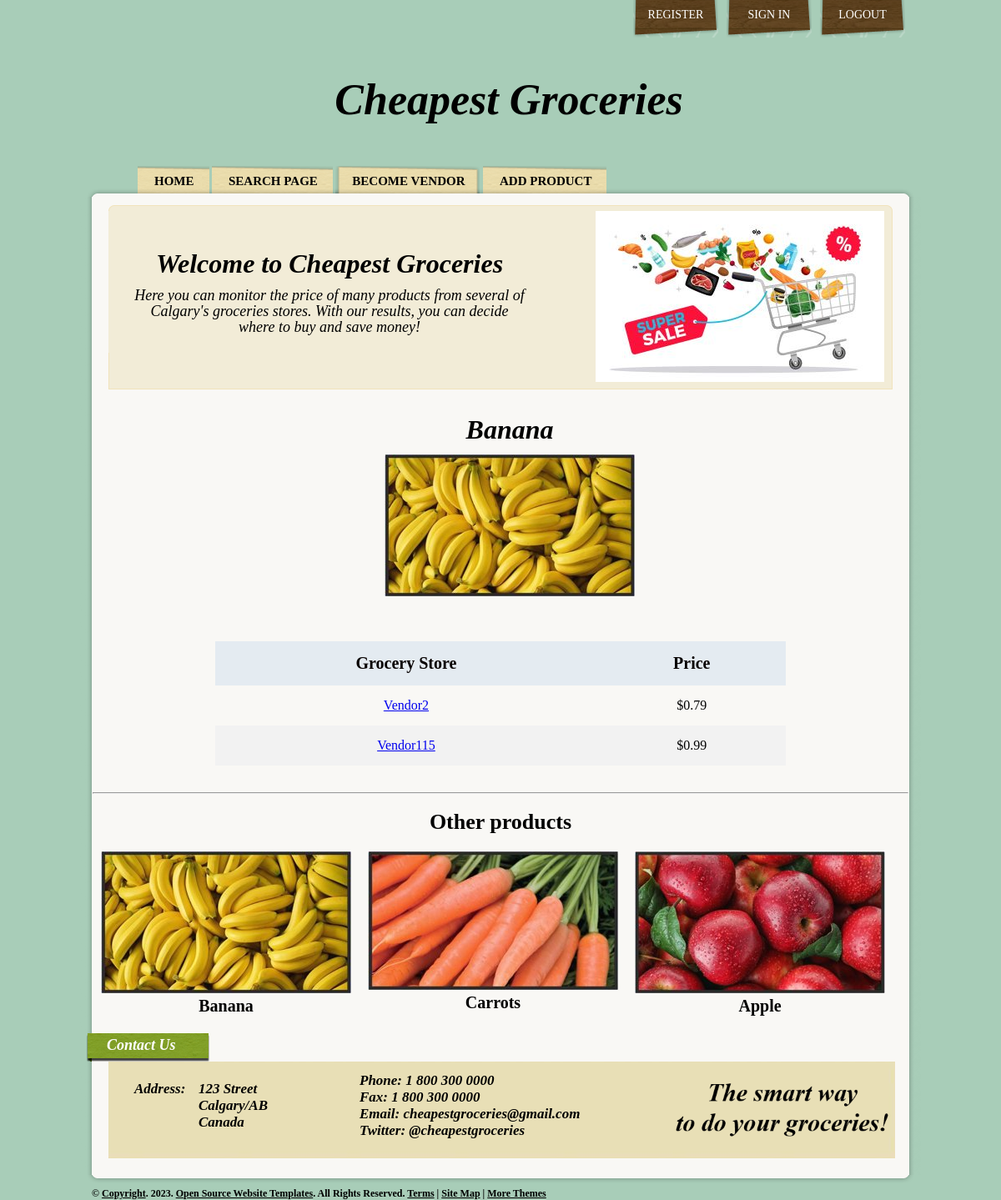
Screenshot of /Fruits_Vegetables/banana_Vendor115/ with the database file from the repository.
### products/models.py (models this page shows, shortened)
class Product(models.Model):
    category    = models.ForeignKey(Category, related_name = 'products', on_delete = models.CASCADE)
    vendor      = models.ForeignKey(Vendor, related_name = 'products', on_delete = models.CASCADE)
    title       = models.CharField(max_length = 200)
    slug        = models.SlugField(max_length = 200, unique = True) #used in the urls
    price       = models.DecimalField(max_digits = 6, decimal_places = 2, blank=True, default = 0.0)
    date_added  = models.DateTimeField(auto_now_add = True)
    image       = models.ImageField(upload_to = 'uploads/', blank = True, null = True)
    thumbnail   = models.ImageField(upload_to = 'uploads/', blank = True, null = True)
    class Meta:
        ordering = ['-date_added'] #data in descent order
    def get_thumbnail(self):
        if self.thumbnail:
            return self.thumbnail.url

### vendor/models.py (models this page shows, shortened)
class Vendor(models.Model):
    name = models.CharField(max_length = 255)
    created_at = models.DateTimeField(auto_now_add = True)
    created_by = models.OneToOneField(User, related_name = 'vendor', on_delete = models.CASCADE)
    class Meta:
        ordering = ['name']

### products/views.py (the view)
# urls.py: path('<slug:category_slug>/<slug:product_slug>/', product, name = 'product'), #own
def product(request, category_slug, product_slug):
    product = get_object_or_404(Product, category__slug = category_slug, slug = product_slug)
    title = product_slug.split('_')[0].capitalize()
    list_products =  Product.objects.filter(title=title).values()
    print(list_products)
    list_id = []
    list_price = []
    list_final = {}
    for p in list_products:
        list_id.append(p['vendor_id'])
        list_price.append(p['price'])
    vendor_name = []
    vendor_id =  Vendor.objects.filter(pk__in=list_id)
    for n in vendor_id:
        vendor_name.append(n.name)
    for p, v in enumerate(vendor_name):
        list_final[v] = list_price[p]
    list_final = dict(sorted(list_final.items(), key=operator.itemgetter(1)))
    other_products = list(product.category.products.exclude(id=product.id))
    if len(other_products) >= 3:
        other_products = random.sample(other_products, 3)
    template = 'product.html'
    content = {'product': product, 'other_products': other_products, 'list_final': list_final}
    return render(request, template, content)

### products/context_processors.py (called while the page is built)
def menu_categories(request):
    categories = Category.objects.all()
    return {'menu_categories': categories}

### templates/product.html (shortened to what this page needs)
{% extends "base.html" %}
{% block content %}
    <div class="productview">
        {% if product.image %}
            <h1>{{ product.title }}</h1>
            <figure class="image">
                <img src="{{ product.get_thumbnail }}">
            </figure>
        {% endif %}
    </div>
    <div class="box">
        <table class="table-v-a center-t">
            <thead class="table-fonth">
                <tr class="tr-v-a tr-v-a-h">
                    <th class="th-td-v-a th-color">Grocery Store</th>
                    <th class="th-td-v-a th-color">Price</th>
                </tr>
            </thead>
            <tbody>
                {% for vendor,price in list_final.items %}
                    <tr class="tr-v-a tr-v-a-h table-fontr">
                        <td class="th-td-v-a"><a href="{% url 'product' product.category.slug product.slug %}">{{ vendor }}</a></td>
                        <td class="th-td-v-a">${{ price }}</td>
                    </tr>
                {% endfor %}
            </tbody>
        </table>
        <br>
        <br>
    </div>
    <hr class="rounded">
    {% if other_products %}
        <div class="column is-12">
            <h2 class="h1 font-weight-normal form-register-h2">Other products</h2>
        </div>
        {% for product in other_products %}
            {% include 'list_item.html' %}
        {% endfor %}
    {% endif %}
{% endblock %}

### templates/list_item.html
<div class="productHolder">
    <figure>
        <a href="{% url 'product' product.category.slug product.slug %}">
        <img src="{{ product.get_thumbnail }}"></a>
    </figure>
    <h class="product">{{ product.title }}</h>
</div>

### pages/static/css/style.css (style rules this page uses)
* { margin:0px; }
img { border:none; }
body { background:#a8cdb8; color:#000000; font-family:Times, "Times New Roman", Georgia, serif; font-size:14px; }
h1 { color:#000000; font-size:32px; font-style:italic; line-height:normal; margin:5px 0px 10px; }
.form-register-h2 { text-align: center; padding-top: 0.5cm; font-size: 26px; padding-bottom: 0.5cm; }
.product { text-align: center; color:#000000; font-size:20px; font-weight: bold; font-style: normal; padding:10px; }
.productHolder { float:left; width:300px; padding-bottom:5px; margin:0px 10px; text-align: center; }
.productview { float:center; width:300px; padding-bottom:center; margin: 30px 300px 50px 350px; text-align: center; }
.table-v-a { border-collapse: collapse; width: 70%; padding: 15px 15px 15px 15px; }
.center-t { margin-left: auto; margin-right: auto; }
.th-color { background-color: #e4ebf1; color: rgb(7, 1, 1); }
.th-td-v-a { text-align: center; padding: 15px; }
.tr-v-a:nth-child(even) { background-color: #f2f2f2; }
.table-fonth { font-size: 20px; font-weight: bold; }
.table-fontr { font-size: 16px; font-weight: normal; }

### rows the page displays
Product: title "Banana", get_thumbnail (picture), list_final "0.99"
Vendor: list_final "Vendor2"
Product: list_final "0.79", get_thumbnail (picture), title "Banana"
Vendor: list_final "Vendor115"
Product: get_thumbnail (picture), title "Carrots"
Product: get_thumbnail (picture), title "Apple"
